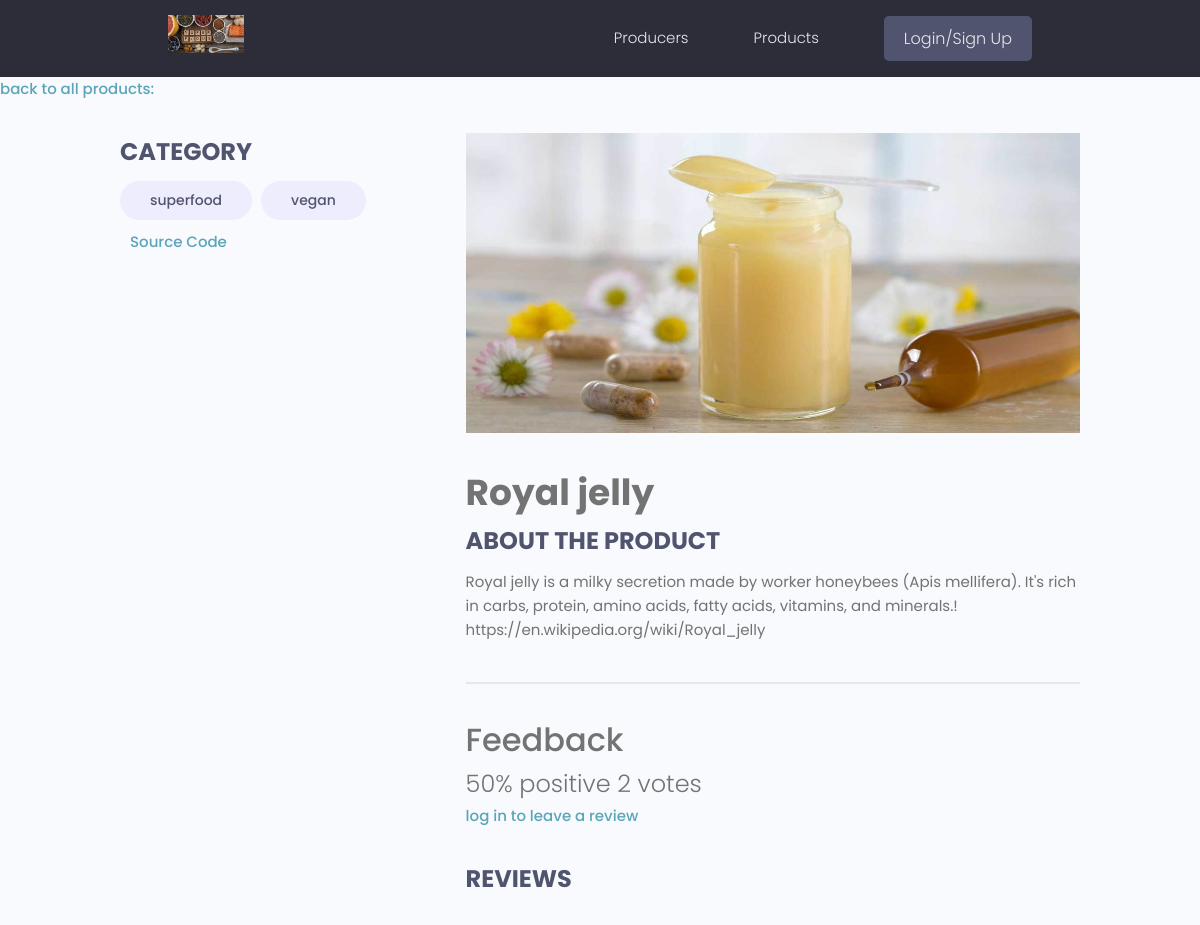
The app's page /products/product/f38319bd-a9e7-45e7-af62-aef7e88fed89/ with its own data.
### products/models.py (models this page shows, shortened)
class Tag(models.Model):
    name=models.CharField( max_length=50)
    created=models.DateField(auto_now_add=True)
    id=models.UUIDField(default=uuid.uuid4, unique=True ,primary_key=True,editable=False)
    def __str__(self):
        return self.name

class Products(models.Model):
    owner=models.ForeignKey(Profile,null=True,blank=True,on_delete=models.CASCADE) #connect the product with the owner with the foreign key!
    title=models.CharField(max_length=20)
    description=models.TextField(null=True, blank=True)
    featured_image=models.ImageField(null=True,blank=True,default='default.jpg')
    demo_link=models.CharField(max_length=300,null=True,blank=True)
    source_link=models.CharField(max_length=3000,null=True,blank=True)
    created=models.DateField(auto_now_add=True)
    vote_total=models.IntegerField(default=0,null=True,blank=True)
    vote_ratio=models.IntegerField(default=0,null=True,blank=True)
    id=models.UUIDField(default=uuid.uuid4, unique=True ,primary_key=True,editable=False)
    tags=models.ManyToManyField('Tag',blank=True)
    def __str__(self):
        return self.title
    class Meta:
        ordering=['-vote_ratio','-vote_total','title']

### products/views.py (the view, shortened to what this page needs)
# urls.py: path('product/<str:pk>/',views.product,name='product'),
def product(request,pk):
    product = Products.objects.get(id=pk)
    tags=product.tags.all()
    form=ReviewForm()
    print('product:',product)
    return render(request,'products/singleproducts.html',{'product':product,'tags':tags,'form':form})

### products/templates/products/singleproducts.html (shortened to what this page needs)
{% extends 'main.html' %}
{% block content %}
<a href="{% url 'products' %}">back to all products:</a>
 <main class="singleProduct my-md">
    <div class="container">
      <div class="layout">
        <div class="column column--1of3">
          <h3 class="singleProject__subtitle">category</h3>
          <div class="singleProduct__toolStack">
            {% for tag in product.tags.all %}
            <span class="tag tag--pill tag--sub tag--lg">
              <small>{{tag}}</small>
            </span>
            {% endfor %}
          </div>
        {% if product.source_link %}
          <a class="singleProject__liveLink" href="{{product.source_link}}" target="_blank">Source Code
        </a>
          {% endif %}
        </div>
        <div class="column column--2of3">
          <img class="singleProduct__preview" src="{{product.featured_image.url}}"  width="300" height="300" alt="portfolittto thumbnail" />
          <h2 class="singleProduct__title">{{product.title}}<br></h2>
          <h3 class="singleProject__subtitle">About the Product</h3>
          <div class="singleProduct__info">
            {{product.description}}
            {{product.source_link}}
          </div>
          <div class="comments" >
            <h3 class="singleProduct__subtitle">Feedback</h3>
            <h5 class="product--rating">
            {{product.vote_ratio}}% positive {{product.vote_total}} votes
            </h5>
            {% if request.user.profile.id in project.reviewers  %}
            <p>you have already submitted your review for this product</p>
            {% elif request.user.profile == product.owner%}
              <p>you cannot review your own product</p>
            {% else %}
            <a href={% url 'login' %}?next={{request.path}}>log in to leave a review</a>
            {% endif %}
            <div class="commentList">
              <h3 class="singleProject__subtitle">Reviews</h3>
              </div>
            </div>
          </div>
        </div>
      </div>
  </main>
{% endblock content %}

### static/styles/app.css (style rules this page uses)
:root { --color-sub: #2d2d39; }
img { width: 100%; }
.singleProject__liveLink { font-weight: 500; transition: all 0.3s ease-in-out; border-bottom: 2px solid transparent; }
.singleProject__subtitle { text-transform: uppercase; font-size: 2.4rem; font-weight: 700; color: var(--color-sub-light); margin-bottom: 1rem; }
.comments { margin-top: 4rem; padding-top: 3rem; border-top: 2px solid var(--color-light); }
.commentList { margin: 3rem 0; }

### static/uikit/styles/modules/_variables.css (style rules this page uses)
:root { --color-main: #5aa5b9; --color-main-light: #e6faff; --color-sub: #3f4156; --color-sub-light: #51546e; --color-sub-lighter: #ededfd; --color-text: #737373; --color-gray: #8b8b8b; --color-light: #e5e7eb; --color-light-gray: #767676; --color-bg: #f8fafd; --color-white: #fffefd; --color-white-light: #f3f3f3; --color-success: #359e64; --color-success-bg: #def8e8; --color-error: #fc4b0b; --color-error-bg: #fff2ee; --font-base: 'Poppins', arial, helvetica, 'Segoe UI', roboto, ubuntu, sans-serif; --font-monospace: 'Fira Code', 'Courier New', courier, monospace; --font-regular: 300; --font-medium: 500; --font-bold: 700; --generic-shadow: 1px 1px 5px #00000010; --generic-transition: all 0.3s ease-in-out; }

### static/uikit/styles/modules/_base.css (style rules this page uses)
* { margin: 0; padding: 0; box-sizing: border-box; text-rendering: optimizeLegibility; color: inherit; font-size: inherit; }
html { font-size: 50%; }
@media only screen and (min-width: 480px) { html { font-size: 56.25%; } }
@media only screen and (min-width: 1200px) { html { font-size: 62.5%; } }
body { line-height: 1.6; font-weight: 400; font-size: 1.5rem; color: var(--color-text); background-color: var(--color-bg); min-height: 100vh; }

### static/uikit/styles/modules/_typography.css (style rules this page uses)
* { font-family: var(--font-base); }
h2 { font-size: 3.6rem; font-weight: var(--font-bold); }
h3 { font-size: 3.2rem; font-weight: var(--font-medium); }
h5 { font-size: 2.4rem; font-weight: var(--font-medium); }
h5, h6 { font-weight: var(--font-regular); }
p, span, strong { font-size: 1.6rem; color: var(--color-text); font-weight: var(--font-regular); }
a { padding-bottom: 2px; text-decoration: none; display: inline-block; color: var(--color-main); font-weight: var(--font-medium); }

### static/uikit/styles/modules/_utilities.css (style rules this page uses)
.container { width: 92%; max-width: 165rem; margin: 0 auto; box-sizing: border-box; }
@media screen and (min-width: 1000px) { .container { width: 90%; } }
@media screen and (min-width: 1200px) { .container { width: 80%; } }
.my-md { margin: 3rem auto; }

### static/uikit/styles/modules/_tag.css (style rules this page uses)
.tag { display: inline-flex; align-items: center; background-color: var(--color-sub); height: -webkit-fit-content; height: -moz-fit-content; height: fit-content; width: -webkit-fit-content; width: -moz-fit-content; width: fit-content; border-radius: 0.5rem; padding: 0.5rem 1.5rem; font-size: 1.2rem; cursor: pointer; }
.tag:not(:last-child) { margin-right: 0.25rem; margin-bottom: 0.75rem; }
.tag > small { color: var(--color-white); }
.tag--pill { border-radius: 5rem; }
.tag--sub, .tag--sub > small { background: var(--color-sub-lighter); color: var(--color-sub-light); font-weight: 500; }
.tag--lg { padding: 0.8rem 3rem; font-size: 1.4rem; }
.tag--lg:not(:last-child) { margin-right: 0.5rem; margin-bottom: 1rem; }

### static/uikit/styles/modules/_layout.css (style rules this page uses)
.layout { display: flex; flex-flow: row wrap; justify-content: space-between; }
.layout > .column { margin-bottom: 3rem; }
.layout > .column.column--1of3 { flex-basis: 30%; }
.layout > .column.column--2of3 { flex-basis: 64%; }

### records on screen
Tag: name "superfood"
Tag: name "vegan"
Products: featured_image (picture), title "Royal jelly", description "Royal jelly is a milky secretion made by worker honeybees (Apis mellifera). It's rich in carbs, protein, amino acids, fatty acids, vitamins, and minerals.!", source_link "https://en.wikipedia.org/wiki/Royal_jelly", vote_ratio "50", vote_total "2"
